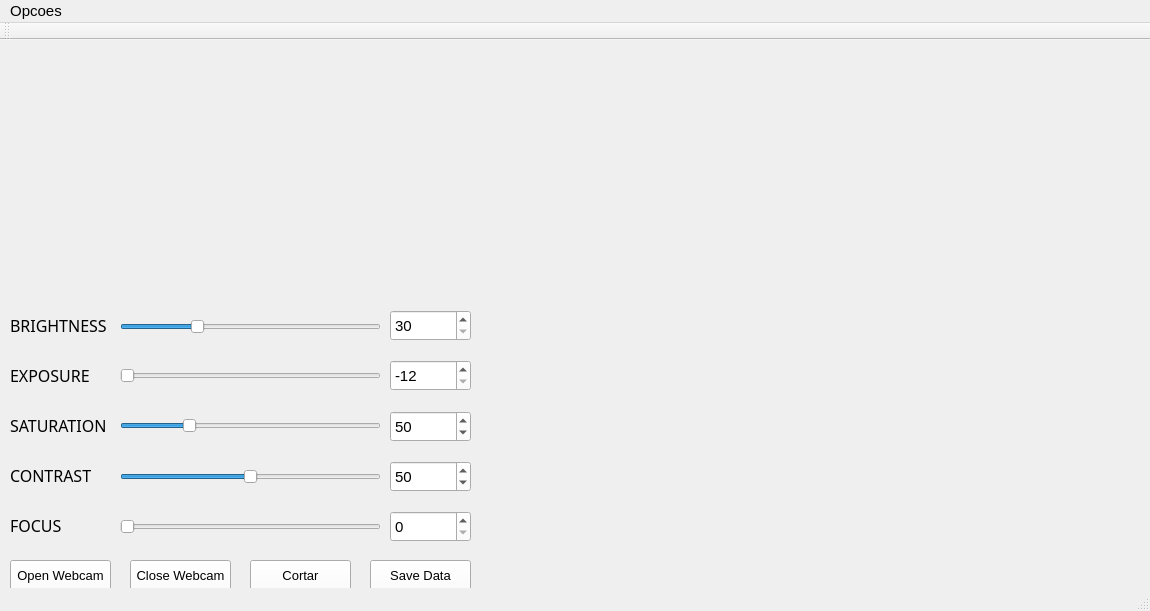
<?xml version="1.0" encoding="UTF-8"?>
<ui version="4.0">
 <class>MainWindow</class>
 <widget class="QMainWindow" name="MainWindow">
  <property name="geometry">
   <rect>
    <x>0</x>
    <y>0</y>
    <width>1150</width>
    <height>611</height>
   </rect>
  </property>
  <property name="palette">
   <palette>
    <active>
     <colorrole role="Button">
      <brush brushstyle="SolidPattern">
       <color alpha="255">
        <red>255</red>
        <green>255</green>
        <blue>255</blue>
       </color>
      </brush>
     </colorrole>
    </active>
    <inactive>
     <colorrole role="Button">
      <brush brushstyle="SolidPattern">
       <color alpha="255">
        <red>255</red>
        <green>255</green>
        <blue>255</blue>
       </color>
      </brush>
     </colorrole>
    </inactive>
    <disabled>
     <colorrole role="Button">
      <brush brushstyle="SolidPattern">
       <color alpha="255">
        <red>255</red>
        <green>255</green>
        <blue>255</blue>
       </color>
      </brush>
     </colorrole>
    </disabled>
   </palette>
  </property>
  <property name="font">
   <font>
    <pointsize>11</pointsize>
   </font>
  </property>
  <property name="windowTitle">
   <string>MainWindow</string>
  </property>
  <widget class="QWidget" name="centralWidget">
   <widget class="QSpinBox" name="box_brilho">
    <property name="geometry">
     <rect>
      <x>390</x>
      <y>270</y>
      <width>81</width>
      <height>31</height>
     </rect>
    </property>
    <property name="autoFillBackground">
     <bool>false</bool>
    </property>
    <property name="minimum">
     <number>30</number>
    </property>
    <property name="maximum">
     <number>255</number>
    </property>
   </widget>
   <widget class="QSlider" name="horizontalSlider_B">
    <property name="geometry">
     <rect>
      <x>120</x>
      <y>271</y>
      <width>261</width>
      <height>31</height>
     </rect>
    </property>
    <property name="autoFillBackground">
     <bool>false</bool>
    </property>
    <property name="minimum">
     <number>30</number>
    </property>
    <property name="maximum">
     <number>100</number>
    </property>
    <property name="value">
     <number>50</number>
    </property>
    <property name="orientation">
     <enum>Qt::Horizontal</enum>
    </property>
   </widget>
   <widget class="QLabel" name="label_B">
    <property name="geometry">
     <rect>
      <x>10</x>
      <y>270</y>
      <width>101</width>
      <height>31</height>
     </rect>
    </property>
    <property name="font">
     <font>
      <family>Century Gothic</family>
      <pointsize>12</pointsize>
     </font>
    </property>
    <property name="text">
     <string>BRIGHTNESS</string>
    </property>
   </widget>
   <widget class="QSlider" name="horizontalSlider_E">
    <property name="geometry">
     <rect>
      <x>120</x>
      <y>320</y>
      <width>261</width>
      <height>31</height>
     </rect>
    </property>
    <property name="minimum">
     <number>-12</number>
    </property>
    <property name="maximum">
     <number>0</number>
    </property>
    <property name="value">
     <number>-12</number>
    </property>
    <property name="orientation">
     <enum>Qt::Horizontal</enum>
    </property>
   </widget>
   <widget class="QSpinBox" name="box_exposicao">
    <property name="geometry">
     <rect>
      <x>390</x>
      <y>320</y>
      <width>81</width>
      <height>31</height>
     </rect>
    </property>
    <property name="minimum">
     <number>-12</number>
    </property>
    <property name="maximum">
     <number>0</number>
    </property>
    <property name="value">
     <number>-12</number>
    </property>
   </widget>
   <widget class="QSlider" name="horizontalSlider_S">
    <property name="geometry">
     <rect>
      <x>120</x>
      <y>370</y>
      <width>261</width>
      <height>31</height>
     </rect>
    </property>
    <property name="maximum">
     <number>200</number>
    </property>
    <property name="value">
     <number>50</number>
    </property>
    <property name="orientation">
     <enum>Qt::Horizontal</enum>
    </property>
   </widget>
   <widget class="QSlider" name="horizontalSlider_C">
    <property name="geometry">
     <rect>
      <x>120</x>
      <y>421</y>
      <width>261</width>
      <height>31</height>
     </rect>
    </property>
    <property name="maximum">
     <number>100</number>
    </property>
    <property name="value">
     <number>50</number>
    </property>
    <property name="orientation">
     <enum>Qt::Horizontal</enum>
    </property>
   </widget>
   <widget class="QSpinBox" name="box_saturacao">
    <property name="geometry">
     <rect>
      <x>390</x>
      <y>371</y>
      <width>81</width>
      <height>31</height>
     </rect>
    </property>
    <property name="maximum">
     <number>200</number>
    </property>
    <property name="value">
     <number>50</number>
    </property>
   </widget>
   <widget class="QSpinBox" name="box_contraste">
    <property name="geometry">
     <rect>
      <x>390</x>
      <y>421</y>
      <width>81</width>
      <height>31</height>
     </rect>
    </property>
    <property name="maximum">
     <number>100</number>
    </property>
    <property name="singleStep">
     <number>1</number>
    </property>
    <property name="value">
     <number>50</number>
    </property>
   </widget>
   <widget class="QLabel" name="label_S">
    <property name="geometry">
     <rect>
      <x>10</x>
      <y>370</y>
      <width>111</width>
      <height>31</height>
     </rect>
    </property>
    <property name="font">
     <font>
      <family>Century Gothic</family>
      <pointsize>12</pointsize>
     </font>
    </property>
    <property name="text">
     <string>SATURATION</string>
    </property>
   </widget>
   <widget class="QLabel" name="label_E">
    <property name="geometry">
     <rect>
      <x>10</x>
      <y>320</y>
      <width>101</width>
      <height>31</height>
     </rect>
    </property>
    <property name="font">
     <font>
      <family>Century Gothic</family>
      <pointsize>12</pointsize>
     </font>
    </property>
    <property name="text">
     <string>EXPOSURE</string>
    </property>
   </widget>
   <widget class="QLabel" name="label_C">
    <property name="geometry">
     <rect>
      <x>10</x>
      <y>420</y>
      <width>101</width>
      <height>31</height>
     </rect>
    </property>
    <property name="font">
     <font>
      <family>Century Gothic</family>
      <pointsize>12</pointsize>
     </font>
    </property>
    <property name="text">
     <string>CONTRAST</string>
    </property>
   </widget>
   <widget class="QLabel" name="label_I">
    <property name="geometry">
     <rect>
      <x>500</x>
      <y>30</y>
      <width>640</width>
      <height>480</height>
     </rect>
    </property>
    <property name="text">
     <string>&lt;html&gt;&lt;head/&gt;&lt;body&gt;&lt;p align=&quot;justify&quot;&gt;&lt;/p&gt;&lt;/body&gt;&lt;/html&gt;</string>
    </property>
   </widget>
   <widget class="QPushButton" name="pushButton_open_webcam">
    <property name="geometry">
     <rect>
      <x>10</x>
      <y>520</y>
      <width>101</width>
      <height>31</height>
     </rect>
    </property>
    <property name="font">
     <font>
      <pointsize>10</pointsize>
     </font>
    </property>
    <property name="text">
     <string>Open Webcam</string>
    </property>
   </widget>
   <widget class="QPushButton" name="pushButton_close_webcam">
    <property name="geometry">
     <rect>
      <x>130</x>
      <y>520</y>
      <width>101</width>
      <height>31</height>
     </rect>
    </property>
    <property name="font">
     <font>
      <pointsize>10</pointsize>
     </font>
    </property>
    <property name="text">
     <string>Close Webcam</string>
    </property>
   </widget>
   <widget class="QPushButton" name="pushButton_save_data">
    <property name="geometry">
     <rect>
      <x>370</x>
      <y>520</y>
      <width>101</width>
      <height>31</height>
     </rect>
    </property>
    <property name="font">
     <font>
      <pointsize>10</pointsize>
     </font>
    </property>
    <property name="text">
     <string>Save Data</string>
    </property>
   </widget>
   <widget class="QSpinBox" name="box_foco">
    <property name="geometry">
     <rect>
      <x>390</x>
      <y>471</y>
      <width>81</width>
      <height>31</height>
     </rect>
    </property>
    <property name="maximum">
     <number>100</number>
    </property>
    <property name="singleStep">
     <number>1</number>
    </property>
   </widget>
   <widget class="QSlider" name="horizontalSlider_F">
    <property name="geometry">
     <rect>
      <x>120</x>
      <y>471</y>
      <width>261</width>
      <height>31</height>
     </rect>
    </property>
    <property name="maximum">
     <number>100</number>
    </property>
    <property name="singleStep">
     <number>1</number>
    </property>
    <property name="orientation">
     <enum>Qt::Horizontal</enum>
    </property>
   </widget>
   <widget class="QLabel" name="label_C_2">
    <property name="geometry">
     <rect>
      <x>10</x>
      <y>470</y>
      <width>101</width>
      <height>31</height>
     </rect>
    </property>
    <property name="font">
     <font>
      <family>Century Gothic</family>
      <pointsize>12</pointsize>
     </font>
    </property>
    <property name="text">
     <string>FOCUS</string>
    </property>
   </widget>
   <widget class="QLabel" name="label">
    <property name="geometry">
     <rect>
      <x>100</x>
      <y>20</y>
      <width>281</width>
      <height>211</height>
     </rect>
    </property>
    <property name="text">
     <string>&lt;html&gt;&lt;head/&gt;&lt;body&gt;&lt;p align=&quot;center&quot;&gt;&lt;/p&gt;&lt;/body&gt;&lt;/html&gt;</string>
    </property>
   </widget>
   <widget class="QPushButton" name="pushButton_cortar">
    <property name="geometry">
     <rect>
      <x>250</x>
      <y>520</y>
      <width>101</width>
      <height>31</height>
     </rect>
    </property>
    <property name="font">
     <font>
      <pointsize>10</pointsize>
     </font>
    </property>
    <property name="text">
     <string>Cortar</string>
    </property>
   </widget>
  </widget>
  <widget class="QMenuBar" name="menuBar">
   <property name="geometry">
    <rect>
     <x>0</x>
     <y>0</y>
     <width>1150</width>
     <height>21</height>
    </rect>
   </property>
   <widget class="QMenu" name="menuOpcoes">
    <property name="title">
     <string>Opcoes</string>
    </property>
    <addaction name="separator"/>
    <addaction name="actionCarregar_Arquivos"/>
   </widget>
   <addaction name="menuOpcoes"/>
  </widget>
  <widget class="QToolBar" name="mainToolBar">
   <attribute name="toolBarArea">
    <enum>TopToolBarArea</enum>
   </attribute>
   <attribute name="toolBarBreak">
    <bool>false</bool>
   </attribute>
  </widget>
  <widget class="QStatusBar" name="statusBar"/>
  <action name="actionCarregar_Arquivos">
   <property name="text">
    <string>Carregar Arquivos</string>
   </property>
  </action>
 </widget>
 <layoutdefault spacing="6" margin="11"/>
 <resources/>
 <connections>
  <connection>
   <sender>box_contraste</sender>
   <signal>valueChanged(int)</signal>
   <receiver>horizontalSlider_C</receiver>
   <slot>setValue(int)</slot>
   <hints>
    <hint type="sourcelabel">
     <x>406</x>
     <y>477</y>
    </hint>
    <hint type="destinationlabel">
     <x>203</x>
     <y>475</y>
    </hint>
   </hints>
  </connection>
  <connection>
   <sender>box_brilho</sender>
   <signal>valueChanged(int)</signal>
   <receiver>horizontalSlider_B</receiver>
   <slot>setValue(int)</slot>
   <hints>
    <hint type="sourcelabel">
     <x>426</x>
     <y>326</y>
    </hint>
    <hint type="destinationlabel">
     <x>202</x>
     <y>326</y>
    </hint>
   </hints>
  </connection>
  <connection>
   <sender>box_exposicao</sender>
   <signal>valueChanged(int)</signal>
   <receiver>horizontalSlider_E</receiver>
   <slot>setValue(int)</slot>
   <hints>
    <hint type="sourcelabel">
     <x>414</x>
     <y>376</y>
    </hint>
    <hint type="destinationlabel">
     <x>202</x>
     <y>356</y>
    </hint>
   </hints>
  </connection>
  <connection>
   <sender>horizontalSlider_B</sender>
   <signal>sliderMoved(int)</signal>
   <receiver>box_brilho</receiver>
   <slot>setValue(int)</slot>
   <hints>
    <hint type="sourcelabel">
     <x>202</x>
     <y>326</y>
    </hint>
    <hint type="destinationlabel">
     <x>407</x>
     <y>326</y>
    </hint>
   </hints>
  </connection>
  <connection>
   <sender>box_foco</sender>
   <signal>valueChanged(int)</signal>
   <receiver>horizontalSlider_F</receiver>
   <slot>setValue(int)</slot>
   <hints>
    <hint type="sourcelabel">
     <x>393</x>
     <y>515</y>
    </hint>
    <hint type="destinationlabel">
     <x>203</x>
     <y>514</y>
    </hint>
   </hints>
  </connection>
  <connection>
   <sender>horizontalSlider_C</sender>
   <signal>sliderMoved(int)</signal>
   <receiver>box_contraste</receiver>
   <slot>setValue(int)</slot>
   <hints>
    <hint type="sourcelabel">
     <x>203</x>
     <y>475</y>
    </hint>
    <hint type="destinationlabel">
     <x>407</x>
     <y>477</y>
    </hint>
   </hints>
  </connection>
  <connection>
   <sender>horizontalSlider_E</sender>
   <signal>sliderMoved(int)</signal>
   <receiver>box_exposicao</receiver>
   <slot>setValue(int)</slot>
   <hints>
    <hint type="sourcelabel">
     <x>180</x>
     <y>356</y>
    </hint>
    <hint type="destinationlabel">
     <x>407</x>
     <y>376</y>
    </hint>
   </hints>
  </connection>
  <connection>
   <sender>horizontalSlider_S</sender>
   <signal>sliderMoved(int)</signal>
   <receiver>box_saturacao</receiver>
   <slot>setValue(int)</slot>
   <hints>
    <hint type="sourcelabel">
     <x>203</x>
     <y>424</y>
    </hint>
    <hint type="destinationlabel">
     <x>404</x>
     <y>427</y>
    </hint>
   </hints>
  </connection>
  <connection>
   <sender>box_saturacao</sender>
   <signal>valueChanged(int)</signal>
   <receiver>horizontalSlider_S</receiver>
   <slot>setValue(int)</slot>
   <hints>
    <hint type="sourcelabel">
     <x>408</x>
     <y>427</y>
    </hint>
    <hint type="destinationlabel">
     <x>203</x>
     <y>424</y>
    </hint>
   </hints>
  </connection>
  <connection>
   <sender>horizontalSlider_F</sender>
   <signal>sliderMoved(int)</signal>
   <receiver>box_foco</receiver>
   <slot>setValue(int)</slot>
   <hints>
    <hint type="sourcelabel">
     <x>203</x>
     <y>525</y>
    </hint>
    <hint type="destinationlabel">
     <x>408</x>
     <y>527</y>
    </hint>
   </hints>
  </connection>
 </connections>
</ui>
